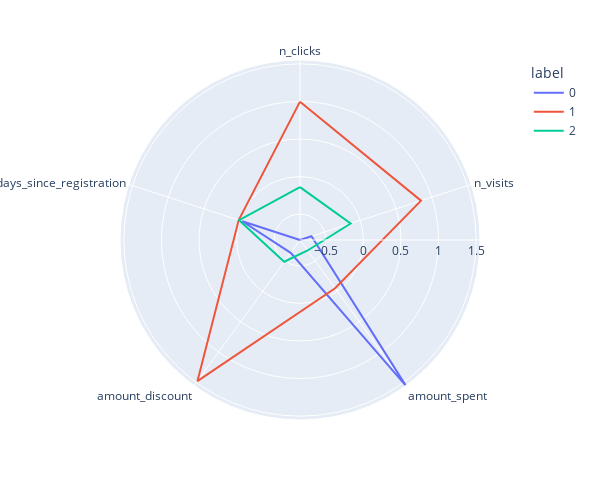

The code cell stored with this chart in its notebook:
### Code cell
polar = clusters.groupby("label").mean().reset_index()
polar = pd.melt(polar, id_vars=["label"])
import plotly.express as px

fig = px.line_polar(polar,
                    r="value", 
                    theta="variable",
                    color="label", 
                    line_close=True,
                    height=500,
                    width= 600
                       )
fig.show()

### Figure 1 — Plotly figure (JSON) as saved in the notebook; plotly's stock layout.template omitted (floating-point values rounded to 4 significant figures)
{"data": [{"hovertemplate": "label=0<br>value=%{r}<br>variable=%{theta}<extra></extra>", "legendgroup": "0", "line": {"color": "#636efa", "dash": "solid"}, "marker": {"symbol": "circle"}, "mode": "lines", "name": "0", "r": [-0.8439, -0.6834, 1.552, -0.6327, -0.03517, -0.8439], "showlegend": true, "subplot": "polar", "theta": ["n_clicks", "n_visits", "amount_spent", "amount_discount", "days_since_registration", "n_clicks"], "type": "scatterpolar"}, {"hovertemplate": "label=1<br>value=%{r}<br>variable=%{theta}<extra></extra>", "legendgroup": "1", "line": {"color": "#EF553B", "dash": "solid"}, "marker": {"symbol": "circle"}, "mode": "lines", "name": "1", "r": [0.9974, 0.8495, -0.04958, 1.479, 0.01359, 0.9974], "showlegend": true, "subplot": "polar", "theta": ["n_clicks", "n_visits", "amount_spent", "amount_discount", "days_since_registration", "n_clicks"], "type": "scatterpolar"}, {"hovertemplate": "label=2<br>value=%{r}<br>variable=%{theta}<extra></extra>", "legendgroup": "2", "line": {"color": "#00cc96", "dash": "solid"}, "marker": {"symbol": "circle"}, "mode": "lines", "name": "2", "r": [-0.1405, -0.1355, -0.6712, -0.4863, 0.008718, -0.1405], "showlegend": true, "subplot": "polar", "theta": ["n_clicks", "n_visits", "amount_spent", "amount_discount", "days_since_registration", "n_clicks"], "type": "scatterpolar"}], "layout": {"height": 500, "legend": {"title": {"text": "label"}, "tracegroupgap": 0}, "margin": {"t": 60}, "polar": {"angularaxis": {"direction": "clockwise", "rotation": 90}, "domain": {"x": [0, 1], "y": [0, 1]}}, "width": 600}}
